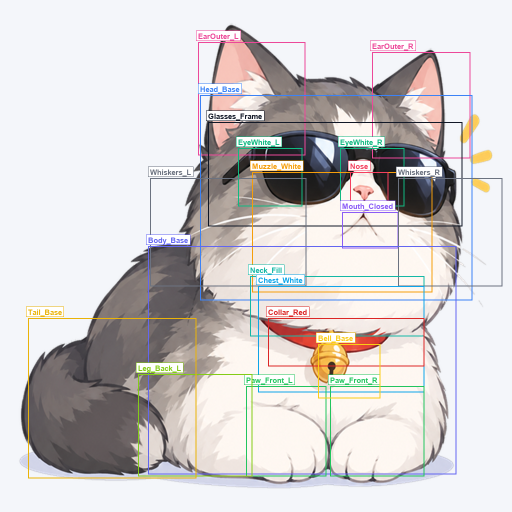
#> input picture docs/live2d/layer_reference.png, 1024 x 1024 px, given in place of catboy-idle.png, which was not available (shown at 1/2 size)
$ python generate_layer_reference.py
#> lines starting #> are read from the running program, lines starting #| are printed output that depends on the picture; pictures that were not available may be replaced by others from this repository, and a replacement may not be noted
"""生成分层参考图：在现有立绘上标注 PSD 拆件区域，交给美术师对照

输出：docs/live2d/layer_reference.png
"""
import os
from PIL import Image, ImageDraw, ImageFont

ROOT = os.path.dirname(os.path.dirname(os.path.dirname(os.path.abspath(__file__))))
SRC = os.path.join(ROOT, "public", "blog-pet", "catboy-idle.png")
OUT = os.path.join(ROOT, "docs", "live2d", "layer_reference.png")

SCALE = 2
# (layer_id, x0, y0, x1, y1, 颜色)
BOXES = [
    ("EarOuter_L", 198, 42, 305, 155, (236, 72, 153)),
    ("EarOuter_R", 372, 52, 470, 158, (236, 72, 153)),
    ("Head_Base", 200, 95, 472, 300, (59, 130, 246)),
    ("Glasses_Frame", 208, 122, 462, 226, (17, 24, 39)),
    ("EyeWhite_L", 238, 148, 302, 206, (16, 185, 129)),
    ("EyeWhite_R", 340, 148, 404, 206, (16, 185, 129)),
    ("Muzzle_White", 252, 172, 432, 292, (245, 158, 11)),
    ("Nose", 350, 172, 388, 206, (244, 63, 94)),
    ("Mouth_Closed", 342, 212, 398, 248, (139, 92, 246)),
    ("Whiskers_L", 150, 178, 306, 286, (107, 114, 128)),
    ("Whiskers_R", 398, 178, 502, 286, (107, 114, 128)),
    ("Neck_Fill", 250, 276, 424, 336, (20, 184, 166)),
    ("Chest_White", 258, 286, 424, 392, (14, 165, 233)),
    ("Body_Base", 148, 246, 456, 474, (99, 102, 241)),
    ("Paw_Front_L", 246, 386, 326, 476, (34, 197, 94)),
    ("Paw_Front_R", 330, 386, 424, 476, (34, 197, 94)),
    ("Leg_Back_L", 138, 374, 252, 476, (132, 204, 22)),
    ("Tail_Base", 28, 318, 196, 478, (234, 179, 8)),
    ("Collar_Red", 268, 318, 424, 366, (220, 38, 38)),
    ("Bell_Base", 318, 344, 380, 398, (250, 204, 21)),
]


def load_font(size):
    for name in ("arialbd.ttf", "arial.ttf", "DejaVuSans-Bold.ttf", "DejaVuSans.ttf"):
        try:
            return ImageFont.truetype(name, size)
        except OSError:
            continue
    return ImageFont.load_default()


def main():
    base = Image.open(SRC).convert("RGBA")
    canvas = base.resize((base.width * SCALE, base.height * SCALE), Image.LANCZOS)
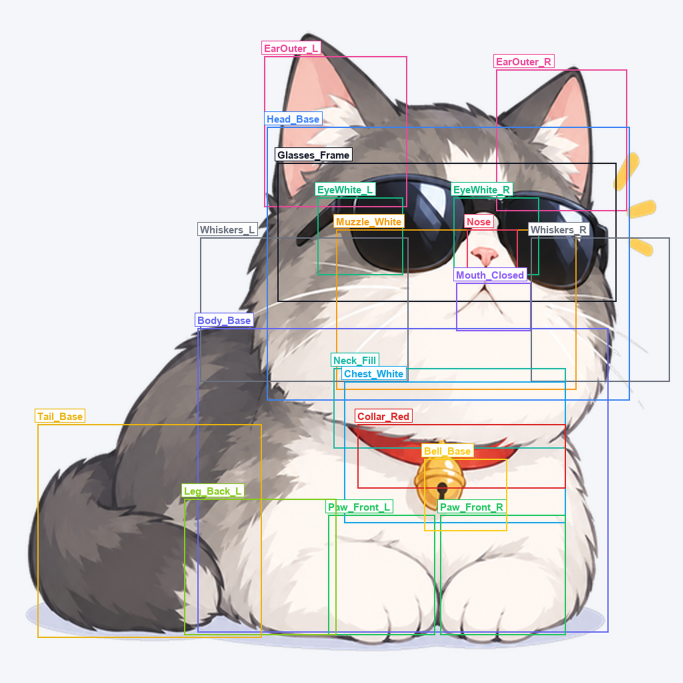
#> canvas: PIL image 2048x2048 RGBA (shown at 1/3 size); mean R, G, B, A 209.5, 206.2, 206.2, 255

    # 浅色底，便于看清标注
    bg = Image.new("RGBA", canvas.size, (244, 246, 250, 255))
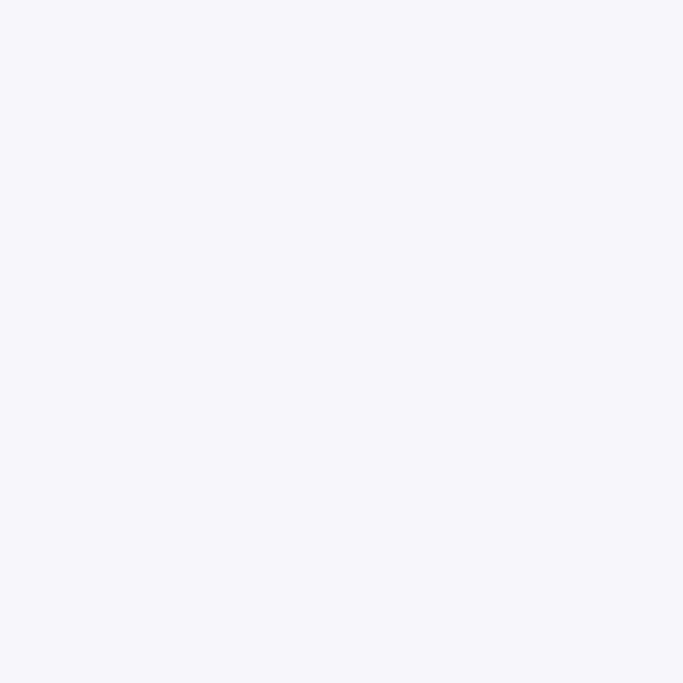
#> bg: PIL image 2048x2048 RGBA (shown at 1/3 size); mean R, G, B, A 244, 246, 250, 255
    bg.alpha_composite(canvas)
    draw = ImageDraw.Draw(bg, "RGBA")
    font = load_font(15)

    for layer_id, x0, y0, x1, y1, color in BOXES:
        box = [x0 * SCALE, y0 * SCALE, x1 * SCALE, y1 * SCALE]
        draw.rectangle(box, outline=color + (230,), width=2)

        label = layer_id
        text_w = draw.textlength(label, font=font)
        ty = max(2, box[1] - 20)
        tx = min(box[0], bg.width - text_w - 8)
        draw.rectangle(
            [tx - 4, ty - 3, tx + text_w + 4, ty + 17],
            fill=(255, 255, 255, 235),
            outline=color + (255,),
        )
        draw.text((tx, ty), label, font=font, fill=color + (255,))
#> this loop made 20 passes
#> (text_w, ty, tx) on passes 1 to 12: (83.3, 64, 396), (85.36, 84, 744), (83.25, 170, 400), (111.9, 224, 416), (87.06, 276, 476), (89.12, 276, 680), (102.7, 324, 504), (37.44, 324, 700), (104.9, 404, 684), (83.55, 336, 300), (85.61, 336, 796), (64.94, 532, 500)

    bg.convert("RGB").save(OUT, "PNG", optimize=True)
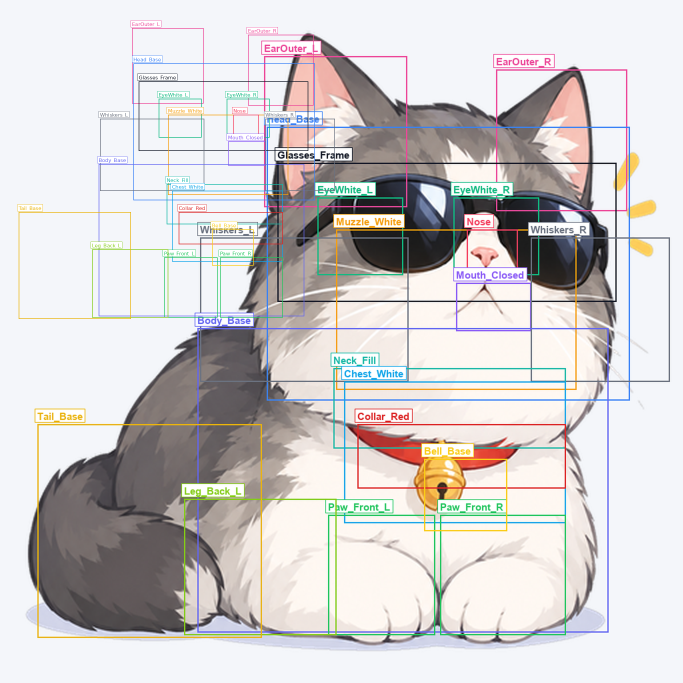
#> saved as layer_reference.png: PIL image 2048x2048 RGB (shown at 1/3 size); mean R, G, B 208.5, 205.2, 205.1
    print("saved:", OUT, bg.size)
#| saved: docs/live2d/layer_reference.png (2048, 2048)


if __name__ == "__main__":
    main()
